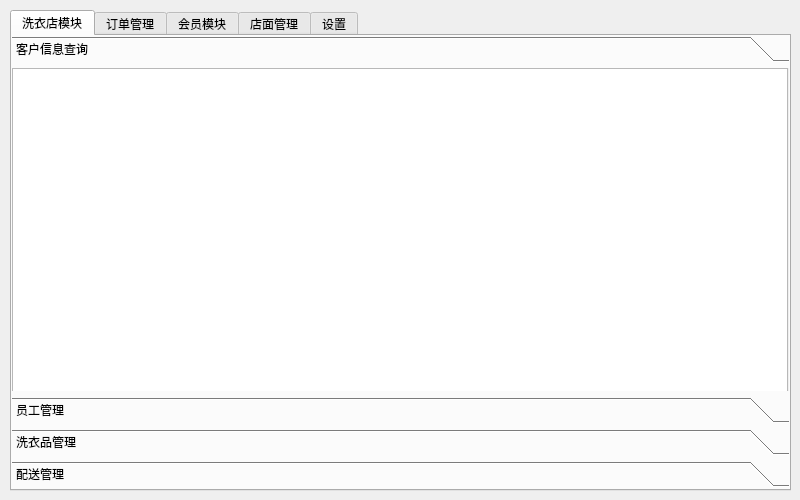
<?xml version="1.0" encoding="UTF-8"?>
<ui version="4.0">
 <class>System</class>
 <widget class="QWidget" name="System">
  <property name="geometry">
   <rect>
    <x>0</x>
    <y>0</y>
    <width>800</width>
    <height>500</height>
   </rect>
  </property>
  <property name="windowTitle">
   <string>Form</string>
  </property>
  <property name="toolTipDuration">
   <number>-1</number>
  </property>
  <widget class="QTabWidget" name="System_tabWidget">
   <property name="geometry">
    <rect>
     <x>10</x>
     <y>10</y>
     <width>781</width>
     <height>481</height>
    </rect>
   </property>
   <property name="currentIndex">
    <number>0</number>
   </property>
   <widget class="QWidget" name="Laundry_tab">
    <attribute name="title">
     <string>洗衣店模块</string>
    </attribute>
    <widget class="QToolBox" name="toolBox">
     <property name="geometry">
      <rect>
       <x>0</x>
       <y>0</y>
       <width>781</width>
       <height>451</height>
      </rect>
     </property>
     <property name="currentIndex">
      <number>0</number>
     </property>
     <widget class="QWidget" name="page_3">
      <property name="geometry">
       <rect>
        <x>0</x>
        <y>0</y>
        <width>781</width>
        <height>331</height>
       </rect>
      </property>
      <attribute name="label">
       <string>客户信息查询</string>
      </attribute>
      <widget class="QTableView" name="Customer_tableView">
       <property name="geometry">
        <rect>
         <x>0</x>
         <y>0</y>
         <width>776</width>
         <height>330</height>
        </rect>
       </property>
      </widget>
     </widget>
     <widget class="QWidget" name="page_6">
      <property name="geometry">
       <rect>
        <x>0</x>
        <y>0</y>
        <width>781</width>
        <height>331</height>
       </rect>
      </property>
      <attribute name="label">
       <string>员工管理</string>
      </attribute>
      <widget class="QTableView" name="Staff_tableView">
       <property name="geometry">
        <rect>
         <x>0</x>
         <y>40</y>
         <width>776</width>
         <height>291</height>
        </rect>
       </property>
      </widget>
      <widget class="QWidget" name="layoutWidget">
       <property name="geometry">
        <rect>
         <x>380</x>
         <y>10</y>
         <width>377</width>
         <height>26</height>
        </rect>
       </property>
       <layout class="QHBoxLayout" name="horizontalLayout_13">
        <item>
         <widget class="QPushButton" name="AddStaff_pushButton">
          <property name="text">
           <string>添加</string>
          </property>
         </widget>
        </item>
        <item>
         <spacer name="horizontalSpacer">
          <property name="orientation">
           <enum>Qt::Horizontal</enum>
          </property>
          <property name="sizeHint" stdset="0">
           <size>
            <width>40</width>
            <height>20</height>
           </size>
          </property>
         </spacer>
        </item>
        <item>
         <widget class="QPushButton" name="DeleteStaff_pushButton">
          <property name="text">
           <string>删除</string>
          </property>
         </widget>
        </item>
        <item>
         <spacer name="horizontalSpacer_2">
          <property name="orientation">
           <enum>Qt::Horizontal</enum>
          </property>
          <property name="sizeHint" stdset="0">
           <size>
            <width>40</width>
            <height>20</height>
           </size>
          </property>
         </spacer>
        </item>
        <item>
         <widget class="QPushButton" name="AlterStaff_pushButton">
          <property name="text">
           <string>修改</string>
          </property>
         </widget>
        </item>
       </layout>
      </widget>
     </widget>
     <widget class="QWidget" name="page_7">
      <property name="geometry">
       <rect>
        <x>0</x>
        <y>0</y>
        <width>781</width>
        <height>331</height>
       </rect>
      </property>
      <attribute name="label">
       <string>洗衣品管理</string>
      </attribute>
      <widget class="QTableView" name="Detergent_tableView">
       <property name="geometry">
        <rect>
         <x>0</x>
         <y>40</y>
         <width>782</width>
         <height>291</height>
        </rect>
       </property>
      </widget>
      <widget class="QWidget" name="layoutWidget">
       <property name="geometry">
        <rect>
         <x>390</x>
         <y>10</y>
         <width>306</width>
         <height>26</height>
        </rect>
       </property>
       <layout class="QHBoxLayout" name="horizontalLayout_14">
        <item>
         <widget class="QPushButton" name="AddDetergent_pushButton">
          <property name="text">
           <string>添加</string>
          </property>
         </widget>
        </item>
        <item>
         <spacer name="horizontalSpacer_3">
          <property name="orientation">
           <enum>Qt::Horizontal</enum>
          </property>
          <property name="sizeHint" stdset="0">
           <size>
            <width>18</width>
            <height>20</height>
           </size>
          </property>
         </spacer>
        </item>
        <item>
         <widget class="QPushButton" name="DeleteDetergent_pushButton">
          <property name="text">
           <string>删除</string>
          </property>
         </widget>
        </item>
        <item>
         <spacer name="horizontalSpacer_4">
          <property name="orientation">
           <enum>Qt::Horizontal</enum>
          </property>
          <property name="sizeHint" stdset="0">
           <size>
            <width>18</width>
            <height>20</height>
           </size>
          </property>
         </spacer>
        </item>
        <item>
         <widget class="QPushButton" name="AlterDetergent_pushButton">
          <property name="text">
           <string>修改</string>
          </property>
         </widget>
        </item>
       </layout>
      </widget>
     </widget>
     <widget class="QWidget" name="page_8">
      <property name="geometry">
       <rect>
        <x>0</x>
        <y>0</y>
        <width>781</width>
        <height>331</height>
       </rect>
      </property>
      <attribute name="label">
       <string>配送管理</string>
      </attribute>
      <widget class="QTableView" name="Shipping_tableView">
       <property name="geometry">
        <rect>
         <x>0</x>
         <y>0</y>
         <width>777</width>
         <height>328</height>
        </rect>
       </property>
      </widget>
     </widget>
    </widget>
   </widget>
   <widget class="QWidget" name="Order_tab">
    <attribute name="title">
     <string>订单管理</string>
    </attribute>
    <widget class="QToolBox" name="toolBox_2">
     <property name="geometry">
      <rect>
       <x>2</x>
       <y>2</y>
       <width>781</width>
       <height>441</height>
      </rect>
     </property>
     <property name="currentIndex">
      <number>1</number>
     </property>
     <widget class="QWidget" name="page_9">
      <property name="geometry">
       <rect>
        <x>0</x>
        <y>0</y>
        <width>100</width>
        <height>30</height>
       </rect>
      </property>
      <attribute name="label">
       <string>下单</string>
      </attribute>
      <widget class="QWidget" name="layoutWidget_4">
       <property name="geometry">
        <rect>
         <x>210</x>
         <y>20</y>
         <width>121</width>
         <height>25</height>
        </rect>
       </property>
       <layout class="QHBoxLayout" name="horizontalLayout_4">
        <item>
         <widget class="QLabel" name="ServiceType_label">
          <property name="text">
           <string>服务：</string>
          </property>
         </widget>
        </item>
        <item>
         <widget class="QComboBox" name="ServiceType_comboBox">
          <item>
           <property name="text">
            <string>干洗</string>
           </property>
          </item>
          <item>
           <property name="text">
            <string>脱水</string>
           </property>
          </item>
          <item>
           <property name="text">
            <string>杀菌</string>
           </property>
          </item>
         </widget>
        </item>
       </layout>
      </widget>
      <widget class="QWidget" name="layoutWidget_5">
       <property name="geometry">
        <rect>
         <x>20</x>
         <y>170</y>
         <width>731</width>
         <height>131</height>
        </rect>
       </property>
       <layout class="QHBoxLayout" name="horizontalLayout_6">
        <item>
         <widget class="QLabel" name="Remark_label">
          <property name="text">
           <string>备注：</string>
          </property>
         </widget>
        </item>
        <item>
         <widget class="QTextEdit" name="Remark_textEdit"/>
        </item>
       </layout>
      </widget>
      <widget class="QWidget" name="layoutWidget_6">
       <property name="geometry">
        <rect>
         <x>390</x>
         <y>20</y>
         <width>121</width>
         <height>26</height>
        </rect>
       </property>
       <layout class="QHBoxLayout" name="horizontalLayout_5">
        <item>
         <widget class="QLabel" name="ClothesNum_label">
          <property name="text">
           <string>件数：</string>
          </property>
         </widget>
        </item>
        <item>
         <widget class="QSpinBox" name="ClothesNum_spinBox"/>
        </item>
       </layout>
      </widget>
      <widget class="QWidget" name="layoutWidget_7">
       <property name="geometry">
        <rect>
         <x>20</x>
         <y>20</y>
         <width>121</width>
         <height>25</height>
        </rect>
       </property>
       <layout class="QHBoxLayout" name="horizontalLayout_3">
        <item>
         <widget class="QLabel" name="ClothesType_label">
          <property name="text">
           <string>类型：</string>
          </property>
         </widget>
        </item>
        <item>
         <widget class="QComboBox" name="ClothesType_comboBox">
          <item>
           <property name="text">
            <string>大衣</string>
           </property>
          </item>
          <item>
           <property name="text">
            <string>上衣</string>
           </property>
          </item>
          <item>
           <property name="text">
            <string>裤子</string>
           </property>
          </item>
          <item>
           <property name="text">
            <string>鞋子</string>
           </property>
          </item>
         </widget>
        </item>
       </layout>
      </widget>
      <widget class="QWidget" name="layoutWidget">
       <property name="geometry">
        <rect>
         <x>20</x>
         <y>70</y>
         <width>171</width>
         <height>25</height>
        </rect>
       </property>
       <layout class="QHBoxLayout" name="horizontalLayout">
        <item>
         <widget class="QLabel" name="Customer_label">
          <property name="text">
           <string>联系人：</string>
          </property>
         </widget>
        </item>
        <item>
         <widget class="QLineEdit" name="Customer_lineEdit"/>
        </item>
       </layout>
      </widget>
      <widget class="QWidget" name="layoutWidget">
       <property name="geometry">
        <rect>
         <x>350</x>
         <y>70</y>
         <width>221</width>
         <height>25</height>
        </rect>
       </property>
       <layout class="QHBoxLayout" name="horizontalLayout_2">
        <item>
         <widget class="QLabel" name="Tel_label">
          <property name="text">
           <string>联系电话：</string>
          </property>
         </widget>
        </item>
        <item>
         <widget class="QLineEdit" name="Tel_lineEdit"/>
        </item>
       </layout>
      </widget>
      <widget class="QWidget" name="layoutWidget">
       <property name="geometry">
        <rect>
         <x>20</x>
         <y>120</y>
         <width>451</width>
         <height>25</height>
        </rect>
       </property>
       <layout class="QHBoxLayout" name="horizontalLayout_10">
        <item>
         <widget class="QLabel" name="Address_label">
          <property name="text">
           <string>地址：</string>
          </property>
         </widget>
        </item>
        <item>
         <widget class="QLineEdit" name="Address_lineEdit"/>
        </item>
       </layout>
      </widget>
      <widget class="QPushButton" name="MakeOrder_pushButton">
       <property name="geometry">
        <rect>
         <x>660</x>
         <y>330</y>
         <width>89</width>
         <height>24</height>
        </rect>
       </property>
       <property name="text">
        <string>确认下单</string>
       </property>
      </widget>
      <widget class="QWidget" name="layoutWidget">
       <property name="geometry">
        <rect>
         <x>570</x>
         <y>20</y>
         <width>173</width>
         <height>25</height>
        </rect>
       </property>
       <layout class="QHBoxLayout" name="horizontalLayout_12">
        <item>
         <widget class="QLabel" name="label">
          <property name="text">
           <string>预约服务：</string>
          </property>
         </widget>
        </item>
        <item>
         <widget class="QComboBox" name="comboBox">
          <item>
           <property name="text">
            <string>自提</string>
           </property>
          </item>
          <item>
           <property name="text">
            <string>邮寄</string>
           </property>
          </item>
         </widget>
        </item>
       </layout>
      </widget>
     </widget>
     <widget class="QWidget" name="page">
      <property name="geometry">
       <rect>
        <x>0</x>
        <y>0</y>
        <width>781</width>
        <height>381</height>
       </rect>
      </property>
      <attribute name="label">
       <string>订单查询</string>
      </attribute>
      <widget class="QTableView" name="Order_tableView">
       <property name="geometry">
        <rect>
         <x>0</x>
         <y>50</y>
         <width>775</width>
         <height>330</height>
        </rect>
       </property>
      </widget>
      <widget class="QWidget" name="layoutWidget">
       <property name="geometry">
        <rect>
         <x>400</x>
         <y>10</y>
         <width>343</width>
         <height>26</height>
        </rect>
       </property>
       <layout class="QHBoxLayout" name="horizontalLayout_11">
        <item>
         <widget class="QPushButton" name="DeleteOrder_pushButton">
          <property name="text">
           <string>删除</string>
          </property>
         </widget>
        </item>
        <item>
         <widget class="QPushButton" name="FinishOrder_pushButton">
          <property name="text">
           <string>结单</string>
          </property>
         </widget>
        </item>
        <item>
         <widget class="QPushButton" name="Appraisement_pushButton">
          <property name="text">
           <string>评价</string>
          </property>
         </widget>
        </item>
       </layout>
      </widget>
     </widget>
    </widget>
   </widget>
   <widget class="QWidget" name="User_tab">
    <attribute name="title">
     <string>会员模块</string>
    </attribute>
    <widget class="QWidget" name="layoutWidget">
     <property name="geometry">
      <rect>
       <x>340</x>
       <y>10</y>
       <width>430</width>
       <height>26</height>
      </rect>
     </property>
     <layout class="QHBoxLayout" name="horizontalLayout_8">
      <item>
       <widget class="QPushButton" name="MemberDelete_pushButton">
        <property name="text">
         <string>会员删除</string>
        </property>
       </widget>
      </item>
      <item>
       <widget class="QPushButton" name="MemberRegister_pushButton">
        <property name="text">
         <string>会员注册</string>
        </property>
       </widget>
      </item>
      <item>
       <widget class="QPushButton" name="MemberLoginIn_pushButton">
        <property name="text">
         <string>会员登录</string>
        </property>
       </widget>
      </item>
      <item>
       <widget class="QPushButton" name="MemberPrepaid_pushButton">
        <property name="text">
         <string>会员充值</string>
        </property>
       </widget>
      </item>
      <item>
       <widget class="QPushButton" name="ChangeMemberInfo_pushButton">
        <property name="text">
         <string>信息修改</string>
        </property>
        <property name="iconSize">
         <size>
          <width>20</width>
          <height>20</height>
         </size>
        </property>
       </widget>
      </item>
     </layout>
    </widget>
    <widget class="QTableView" name="Member_tableView">
     <property name="geometry">
      <rect>
       <x>10</x>
       <y>40</y>
       <width>761</width>
       <height>401</height>
      </rect>
     </property>
    </widget>
   </widget>
   <widget class="QWidget" name="Store_tab">
    <attribute name="title">
     <string>店面管理</string>
    </attribute>
    <widget class="QToolBox" name="toolBox_3">
     <property name="geometry">
      <rect>
       <x>0</x>
       <y>0</y>
       <width>776</width>
       <height>451</height>
      </rect>
     </property>
     <property name="currentIndex">
      <number>1</number>
     </property>
     <widget class="QWidget" name="page_12">
      <property name="geometry">
       <rect>
        <x>0</x>
        <y>0</y>
        <width>100</width>
        <height>30</height>
       </rect>
      </property>
      <attribute name="label">
       <string>店面管理</string>
      </attribute>
      <widget class="QTableView" name="Store_tableView">
       <property name="geometry">
        <rect>
         <x>0</x>
         <y>30</y>
         <width>781</width>
         <height>361</height>
        </rect>
       </property>
      </widget>
      <widget class="QWidget" name="layoutWidget">
       <property name="geometry">
        <rect>
         <x>490</x>
         <y>0</y>
         <width>283</width>
         <height>26</height>
        </rect>
       </property>
       <layout class="QHBoxLayout" name="horizontalLayout_9">
        <item>
         <widget class="QPushButton" name="StoreAdd_pushButton">
          <property name="text">
           <string>添加</string>
          </property>
         </widget>
        </item>
        <item>
         <widget class="QPushButton" name="StoreDelete_pushButton">
          <property name="text">
           <string>删除</string>
          </property>
         </widget>
        </item>
        <item>
         <widget class="QPushButton" name="StoreInfoChange_pushButton">
          <property name="text">
           <string>修改</string>
          </property>
         </widget>
        </item>
       </layout>
      </widget>
     </widget>
     <widget class="QWidget" name="page_13">
      <property name="geometry">
       <rect>
        <x>0</x>
        <y>0</y>
        <width>776</width>
        <height>391</height>
       </rect>
      </property>
      <attribute name="label">
       <string>费用管理</string>
      </attribute>
      <widget class="QStackedWidget" name="stackedWidget">
       <property name="geometry">
        <rect>
         <x>100</x>
         <y>0</y>
         <width>671</width>
         <height>381</height>
        </rect>
       </property>
       <property name="currentIndex">
        <number>0</number>
       </property>
       <widget class="QWidget" name="page_1">
        <widget class="QtCharts::QChartView" name="StorePieChart_graphicsView">
         <property name="geometry">
          <rect>
           <x>19</x>
           <y>20</y>
           <width>661</width>
           <height>361</height>
          </rect>
         </property>
        </widget>
       </widget>
       <widget class="QWidget" name="page_10">
        <widget class="QtCharts::QChartView" name="StoreLineChart_graphicsView">
         <property name="geometry">
          <rect>
           <x>10</x>
           <y>19</y>
           <width>671</width>
           <height>361</height>
          </rect>
         </property>
        </widget>
       </widget>
      </widget>
      <widget class="QPushButton" name="PieChart_pushButton">
       <property name="geometry">
        <rect>
         <x>10</x>
         <y>60</y>
         <width>94</width>
         <height>81</height>
        </rect>
       </property>
       <property name="text">
        <string>切换为饼状图</string>
       </property>
      </widget>
      <widget class="QPushButton" name="LineChart_pushButton">
       <property name="geometry">
        <rect>
         <x>10</x>
         <y>200</y>
         <width>94</width>
         <height>91</height>
        </rect>
       </property>
       <property name="text">
        <string>切换为折线图</string>
       </property>
      </widget>
     </widget>
    </widget>
   </widget>
   <widget class="QWidget" name="Settings_tab">
    <attribute name="title">
     <string>设置</string>
    </attribute>
    <widget class="QPushButton" name="pushButton">
     <property name="geometry">
      <rect>
       <x>110</x>
       <y>130</y>
       <width>200</width>
       <height>200</height>
      </rect>
     </property>
     <property name="text">
      <string>注销</string>
     </property>
     <property name="icon">
      <iconset>
       <normaloff>../../../../Pictures/1cbf96586dd1343c6e95113ef7d689af.png</normaloff>../../../../Pictures/1cbf96586dd1343c6e95113ef7d689af.png</iconset>
     </property>
    </widget>
    <widget class="QPushButton" name="pushButton_2">
     <property name="geometry">
      <rect>
       <x>420</x>
       <y>130</y>
       <width>200</width>
       <height>200</height>
      </rect>
     </property>
     <property name="text">
      <string>退出</string>
     </property>
     <property name="icon">
      <iconset>
       <normaloff>../../../../Pictures/5b1386926ebf40ba6950259f75467c7f.png</normaloff>../../../../Pictures/5b1386926ebf40ba6950259f75467c7f.png</iconset>
     </property>
    </widget>
   </widget>
  </widget>
 </widget>
 <customwidgets>
  <customwidget>
   <class>QtCharts::QChartView</class>
   <extends>QGraphicsView</extends>
   <header location="global">qchartview.h</header>
  </customwidget>
 </customwidgets>
 <resources/>
 <connections/>
</ui>
